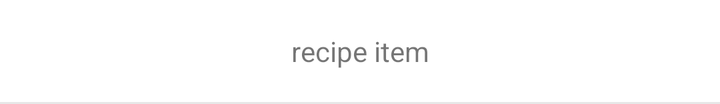
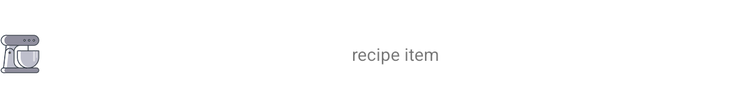

An Android layout and its configuration variant, each rendered on a device that would load it. The default file and the variant file are quoted in full after the pictures.
<!-- AndroidManifest.xml: application theme AppTheme -->
<!-- res/layout/recipe_item.xml -->
<?xml version="1.0" encoding="utf-8"?>
<LinearLayout xmlns:android="http://schemas.android.com/apk/res/android"
    android:orientation="vertical" android:layout_width="match_parent"
    android:layout_height="wrap_content">

    <TextView
        android:layout_width="match_parent"
        android:layout_height="wrap_content"
        android:background="@color/white"
        android:text="recipe item"
        android:gravity="center"
        android:id="@+id/recipe_name"
        android:paddingTop="16dp"
        android:paddingBottom="16dp"
        android:drawableEnd="@drawable/ic_chevron_right_black_24dp"
        android:drawableRight="@drawable/ic_chevron_right_black_24dp" />

    <include layout="@layout/separator"/>
</LinearLayout>
<!-- res/layout/separator.xml (included above) -->
<?xml version="1.0" encoding="utf-8"?>
<LinearLayout xmlns:android="http://schemas.android.com/apk/res/android"
    android:orientation="vertical" android:layout_width="match_parent"
    android:layout_height="match_parent">
    <View
        android:layout_width="match_parent"
        android:layout_height="1dp"/>
</LinearLayout>
<!-- resources referenced by this layout -->
<resources>
  <color name="white">#ffffff</color>
  <style name="AppTheme" parent="Theme.AppCompat.Light.DarkActionBar">
          
          <item name="colorPrimary">@color/colorPrimary</item>
          <item name="colorPrimaryDark">@color/colorPrimaryDark</item>
          <item name="colorAccent">@color/colorAccent</item>
          <item name="android:windowBackground">@color/dark_white</item>
      </style>
  <color name="colorPrimary">#3F51B5</color>
  <color name="colorPrimaryDark">#303F9F</color>
  <color name="colorAccent">#FF4081</color>
  <color name="dark_white">#e7e7e7</color>
</resources>
<!-- res/layout-sw600dp/recipe_item.xml (the repository's variant of the layout above) -->
<!-- drawn on a 7-inch tablet held upright -->
<?xml version="1.0" encoding="utf-8"?>
<LinearLayout xmlns:android="http://schemas.android.com/apk/res/android"
    xmlns:tools="http://schemas.android.com/tools"
    android:orientation="horizontal"
    android:layout_width="match_parent"
    android:background="@color/white"
    android:layout_height="wrap_content">
    <android.support.v7.widget.AppCompatImageView
        android:layout_width="wrap_content"
        android:layout_height="wrap_content"
        android:layout_gravity="center_vertical"
        android:scaleType="centerInside"
        android:src="@drawable/cooking"
        android:id="@+id/recipe_image"/>

    <TextView
        android:layout_width="match_parent"
        android:layout_height="wrap_content"
        tools:text="recipe item"
        android:gravity="center"
        android:id="@+id/recipe_name"
        android:paddingTop="@dimen/margin_xl"
        android:paddingBottom="@dimen/margin_xl"
        android:layout_margin="@dimen/margin_xxxs"/>
</LinearLayout>
<!-- resources referenced by the variant -->
<!-- as a 7-inch tablet held upright resolves them -->
<resources>
  <color name="white">#ffffff</color>
  <dimen name="margin_xl">32dp</dimen>
  <dimen name="margin_xxxs">2dp</dimen>
  <!-- drawable cooking: png bitmap (drawable-nodpi, 5907 bytes) -->
  <style name="AppTheme" parent="Theme.AppCompat.Light.DarkActionBar">
          
          <item name="colorPrimary">@color/colorPrimary</item>
          <item name="colorPrimaryDark">@color/colorPrimaryDark</item>
          <item name="colorAccent">@color/colorAccent</item>
          <item name="android:windowBackground">@color/dark_white</item>
      </style>
  <color name="colorPrimary">#3F51B5</color>
  <color name="colorPrimaryDark">#303F9F</color>
  <color name="colorAccent">#FF4081</color>
  <color name="dark_white">#e7e7e7</color>
</resources>
